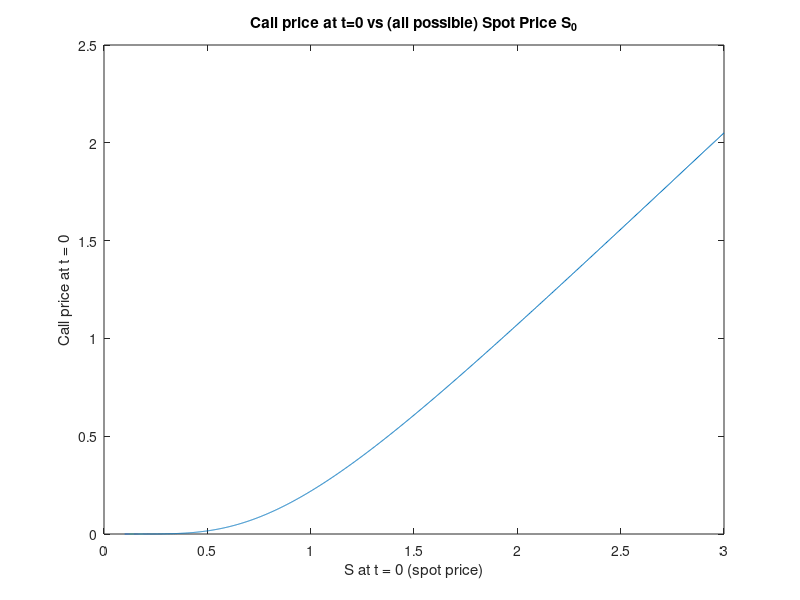

Write MATLAB code to recreate this figure.
%% LECTURE 12 - Theta Method - Noé Debrois - 04/11/2024
% This code implements the pricing of a Plain Vanilla Call Option, under
% B&S model, using the Theta Method on the logprice-PDE.
%%%%%%%%%%%%%%%%%%%%%%%%%%%%%%%%%%%%%%%%%%%%%%%%%%%%%%%%%%%%%%%%%%%%%%%%%%%
clear; close all;
%
%% 1. Parameters & Grids :
% Model & Option parameters :
S0 = 1; K = 0.95; r = 0.001; sigma = 0.5; T = 1;

% Method parameter :
theta = 0.5; 
% 0 : Implicit Euler, 0.5 : Crank-Nicholson, 1 : Explicit Euler

% Space grid :
N = 2000; % Number of points in the space dimension.
Smin = 0.1 * S0; Smax = 3 * S0; % Found by experience : we assume that the
% spot price has a negligible probability of falling below 10% of S0, and
% of rising above 3 * S0.
xmin = log(Smin / S0); xmax = log(Smax / S0); % x lives in [xmin, xmax]=
% [log(Smin/S0),log(Smax/S0)].
dx = (xmax - xmin) / N; % Space grid step.
x = xmin + (0:N) * dx; % From x0 = xmin to xN = xmax (in total : N+1 pts).
% x = linspace(xmin, xmax, N+1);

% Time grid :
M = 1000;       % Number of points in the time dimension.
dt = T / M;     % Time grid step.
t = (0:M) * dt; % t lives in [0, T], divided in M subintervals : M+1 pts.
%
%% 2. Matrix Construction :
% We write the theta method in matrix form, cf my notebook about PDE.

% [A, B, C] :
A = (1 - theta) * dt * (-(r - sigma^2 / 2) / (2 * dx) + sigma^2 / (2 * dx^2));
B = -1 + dt * (1 - theta) * (-sigma^2 / (dx^2) - r);
C = dt * (1 - theta) * ((r - sigma^2 / 2) / (2 * dx) + sigma^2 / (2 * dx^2));
%
Mat = spalloc(N + 1, N + 1, 3 * (N - 1) + 2); % M1 in my notes.
Mat(1, 1) = 1;
for i=2:N
    Mat(i, [i - 1, i, i + 1]) = [A B C];
end
Mat(end, end) = 1;

% [Atilde, Btilde, Ctilde] :
Ah = -(theta) * dt * (-(r - sigma^2 / 2) / (2 * dx) + sigma^2 / (2 * dx^2));
Bh = -1 -dt * (theta) * (-sigma^2 / (dx^2) - r);
Ch = -dt * (theta) * ((r - sigma^2 / 2) / (2 * dx) + sigma^2 / (2 * dx^2));
%
Mat_rhs = spalloc(N + 1, N + 1, 3 * (N - 1)); % M2 in my notes.
for i=2:N
    Mat_rhs(i, [i - 1, i, i + 1]) = [Ah Bh Ch];
end
%
%% 3. Backward in time loop :
c = max(S0 * exp(x') - K, 0); % @ Maturity : "v(T, x) = (S0 * e^x - K)^+".

rhs = zeros(N + 1, 1); % BCj in my notes.

for j=M:-1:1 % BACKWARD from t_M to t_0.
    % We know c t_j -> we compute cnew t_{j-1}.
    rhs = Mat_rhs * c;
    rhs(1) = 0;
    rhs(end) = Smax - K * exp(-r * (T - (j - 1) * dt)); % BC at tj, for x=xmax
    c = Mat \ rhs;
end
%
%% Plot "call price at t=0" VS "S at t=0" (for all S in [Smin, Smax]) :
figure
plot(S0 * exp(x), c);
title('Call price at t=0 vs (all possible) Spot Price S_0'); 
xlabel('S at t = 0 (spot price)');
ylabel('Call price at t = 0');
%
%% Compute the price at t = 0 :
price = interp1(x, c, 0, 'spline') % Interpolation of c at x = 0, i.e S = S0
% (S0 being the one we the one we initialized in "Model parameters").
price_ex = blsprice(S0, K, r, T, sigma) % For comparison : B&S price.